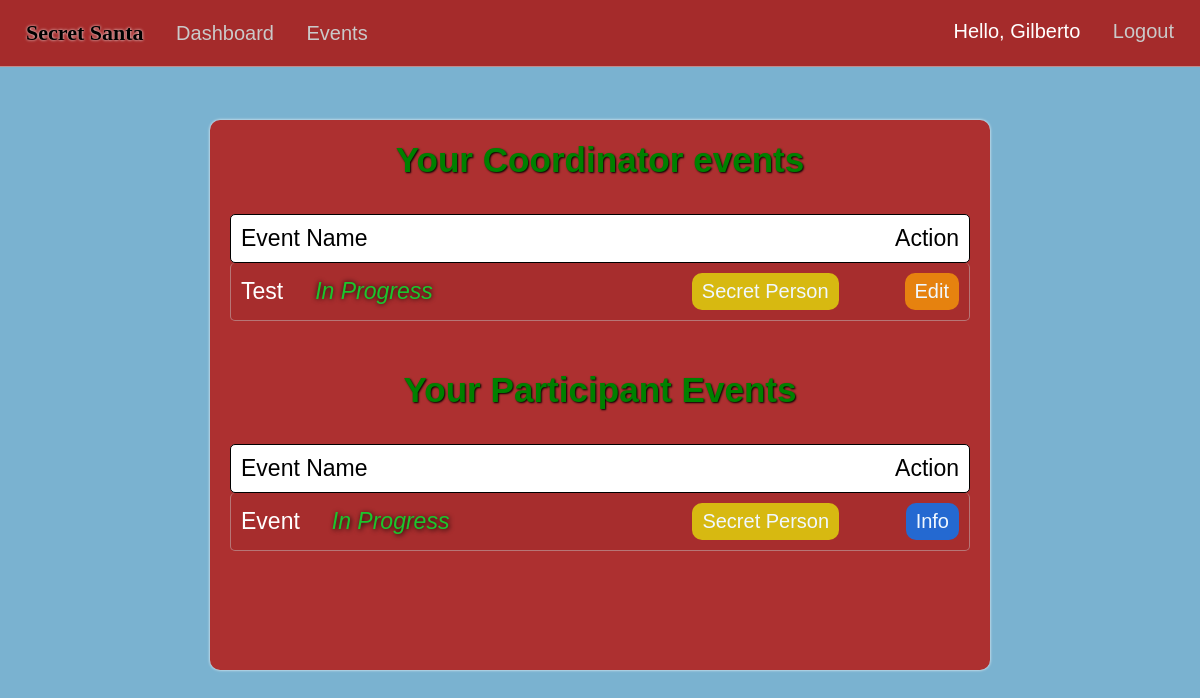
The page /dashboard (signed in) on the database its author committed.
### market/models.py (models this page shows, shortened)
class User(db.Model, UserMixin):
    id = db.Column(db.Integer(), primary_key=True)
    username = db.Column(db.String(length=30), nullable=False, unique=True)
    first_name = db.Column(db.String(length=50), nullable=False)
    last_name = db.Column(db.String(length=50), nullable=False)
    email_address = db.Column(db.String(length=50), nullable=False, unique=True)
    password_hash = db.Column(db.String(length=60), nullable=False)
    events = db.relationship('Event', backref='coordinator', lazy=True)
    events_attending = db.relationship('EventMembers', backref='attendees', lazy=True)
    @property
    def password(self):
        return self.password_hash

class EventMembers(db.Model):
    id = db.Column(db.Integer(), primary_key=True)
    event_id = db.Column(db.Integer(), db.ForeignKey('event.event_id'), nullable=False)
    user_id = db.Column(db.Integer(), db.ForeignKey('user.id'), nullable=False)
    status = db.Column(db.String(length=20))
    user = db.relationship('User', backref='event_members', lazy=True)
    events = db.relationship('Event', backref='event_link', lazy=True)

class Event(db.Model):
    event_id = db.Column(db.Integer(), primary_key=True)
    coordinator_id = db.Column(db.Integer(), db.ForeignKey('user.id'), nullable=False)
    event_name = db.Column(db.String(length=75), nullable=False)
    event_date = db.Column(db.Date())
    event_status = db.Column(db.String(length=20))
    members = db.relationship('EventMembers', backref='attended_events', lazy=True)
    fields = db.relationship('EventFields', backref='event_for_field', lazy=True)
    filled_fields = db.relationship('UserEventFields', backref='FieldEvent', lazy=True)

### market/routes.py (the view)
@app.route("/dashboard")
@login_required
def dashboard_page():
    user_events=EventMembers.query.filter_by(user_id=current_user.id,status='member').all()
    return render_template('dashboard.html',user_events=user_events,get_receiver_member=get_receiver_member)

### market/models.py (called while the page is built)
@login_manager.user_loader
def load_user(user_id):
    return User.query.get(int(user_id))

### market/routes.py (called while the page is built)
def get_receiver_member(event):
    person_to_receive=GiverReceivers.query.filter_by(event_id=event, giver_id=current_user.id).first()
    return person_to_receive.receiver_id

### market/templates/dashboard.html (shortened to what this page needs)
{% extends 'base.html' %}
{% block style %}
<link rel= "stylesheet" type= "text/css" href= "{{ url_for('static',filename='styles/dashboard.css') }}">
{% endblock %}
{% block content %}
<center>
{% if user_events %}
  <div class="content-container">
  <div class="event-filled">
    <h3>Your Coordinator events</h3><br/>
    <div class="info-titles">
      <div class="event-info-interior">
        <p>Event Name</p>
      </div>
      <p>Action</p>
    </div>
  {% for event in user_events %}
    {% if event.attended_events.coordinator_id == current_user.id %}
      <div class="event-info">
        <div class="event-info-interior">
        <p>{{ event.attended_events.event_name }} &nbsp;&nbsp;&nbsp;<i>
          {% if event.attended_events.event_status=='open' %}
          <span style="color: rgb(255, 41, 41); text-shadow: 0px 0px 5px black;">Not Started...</span>
          {% elif event.attended_events.event_status=='closed'%}
          <span  style="color: rgb(28, 197, 45); text-shadow: 0px 0px 5px black;">In Progress</span>
          {% endif %}
        </i></p>
        </div>
        {% if event.attended_events.event_status=='closed'%}
        <a href="{{ url_for('secret_info', event_id=event.event_id, person_id= get_receiver_member(event.attended_events.event_id)) }}"><button class="secret-btn" style="margin-right: 10px;">Secret Person</button></a>
        {% endif %}
        <a href="{{ url_for('event_info', event_id=event.event_id) }}"><button class="edit-btn">Edit</button></a>
      </div>
    {% endif %}
  {% endfor %}
  <br/>
  <h3 class="dash-title">Your Participant Events</h3><br/>
  <div class="info-titles">
    <div class="event-info-interior">
      <p>Event Name</p>
    </div>
    <p>Action</p>
  </div>
  {% for event in user_events %}
  {% if current_user.is_authenticated and event.attended_events.coordinator_id != current_user.id %}
    <div class="event-info">
      <div class="event-info-interior">
      <p>{{event.attended_events.event_name}}  &nbsp;&nbsp;&nbsp;<i>
        {% if event.attended_events.event_status=='open' %}
        <span style="color: rgb(17, 17, 17);">not ready...</span>
        {% elif event.attended_events.event_status=='closed'%}
        <span  style="color: rgb(28, 197, 45);text-shadow: 1px 1px 5px black;">In Progress</span>
        {% endif %}</p></i>
      </div>
      {% if event.attended_events.event_status=='closed'%}
      <a href="{{ url_for('secret_info', event_id=event.event_id, person_id= get_receiver_member(event.attended_events.event_id)) }}"><button class="secret-btn" style="margin-right: 10px;"  title="see your secret person">Secret Person</button></a>
      {% endif %}
      <a href="{{ url_for('event_info', event_id=event.event_id) }}"><button class="info-btn">Info</button></a>
    </div>
  {% endif %}
{% endfor %}
  </div>
  </div>
  {% endif%}
</center>
{% endblock %}

### market/templates/base.html (shortened to what this page needs)
<!DOCTYPE html>
<html lang="en">
<head>
  <link rel= "stylesheet" type= "text/css" href= "{{ url_for('static',filename='styles/main.css') }}">
  {% block style %}
  {% endblock %}
</head>
<body>
  <nav>
    <ul class="top-left-nav">
      <a href="{{ url_for('home_page') }}" ><li class="li-title">
        Secret Santa
      </li></a>
    {% if current_user.is_authenticated %}
      <li>
        <a href="{{ url_for('dashboard_page') }}" class="nav-item">Dashboard</a>
      </li>
      <li>
        <a href="{{ url_for('events_page') }}" class="nav-item">Events</a>
      </li>
    {% endif %}
    </ul>
    {% if current_user.is_authenticated %}
    <ul class="top-right-nav">
      <li>
        <p class="nav-name">Hello, {{ current_user.first_name.title() }} </p>
      </li>
      <li>
        <a class="nav-item" href="{{ url_for('logout_page') }}">Logout</a>
      </li>
    </ul>
    {% endif %}
  </nav>
  {% block content %}
  {% endblock %}
</body>
</html>

### market/static/styles/main.css (style rules this page uses)
* { margin: 0px; box-sizing: border-box; }
body { margin-top: 66px; font-family: Arial, Helvetica, sans-serif; background-color: rgb(122, 178, 208); color: white; padding: 0px 10px; padding-bottom: 80px; }
nav { display: flex; justify-content: space-between; background-color: rgb(165, 43, 43); padding: 20px 20px; position: fixed; right: 0px; left: 0px; top:0px; z-index: 1000; color: black; font-family:'Gill Sans', 'Gill Sans MT', Calibri, 'Trebuchet MS', sans-serif; font-size: 20px; border-bottom: 1px solid rgba(209, 208, 208, 0.589); }
.li-title { font-weight: bolder; font-size: 22px; font-family: 'Grinched'; text-shadow: 0px 0px 3px white; }
.top-left-nav { list-style: none; padding: 0px; display: inline-block; }
.top-left-nav li,.top-right-nav li { display: inline-block; margin-right: 6px; margin-left: 6px; }
.top-right-nav { list-style: none; padding: 0px; display: inline-block; }
.nav-item { text-decoration: none; color: rgb(202, 201, 201); margin-left: 15px; }
.nav-name { text-decoration: none; color: rgb(255, 255, 255); }
a { text-decoration: none; color: Black; }

### market/static/styles/dashboard.css (style rules this page uses)
.event-filled { margin-left: 20px; margin-right: 20px; padding-bottom: 30px; margin-top: 120px; color: white; min-height: 550px; max-width: 780px; background-color: rgb(173, 48, 48); border-radius: 10px; box-shadow: 0px 0px 3px white; font-size: 30px; padding-top: 20px; font-family: 'Grinched', 'Gill Sans', 'Gill Sans MT', Calibri, 'Trebuchet MS', sans-serif; }
h3 { text-shadow: 1px 1px 2px black; color: green; }
.info-titles { color: black; display: flex; justify-content: space-between; padding: 10px; margin-left: 20px; margin-right: 20px; background-color: rgb(255, 255, 255); border-bottom: 1px solid rgba(201, 201, 201, 0.475); border-radius: 5px; align-items:center; font-size: 23px; border: 1px solid rgb(0, 0, 0); }
.event-info { display: flex; justify-content: space-between; padding: 10px; margin-left: 20px; margin-right: 20px; background-color: rgba(165, 44, 44, 0.664); border-bottom: 1px solid rgba(201, 201, 201, 0.475); border-radius: 5px; align-items:center; font-size: 23px; border-right: 1px solid rgba(201, 201, 201, 0.475); border-left: 1px solid rgba(201, 201, 201, 0.475); font-family: 'Gill Sans', 'Gill Sans MT', Calibri, 'Trebuchet MS', sans-serif; }
.event-info-interior { display: flex; width: 55%; font-size: 23px; justify-content: space-between; }
.dash-title { margin-top: 15px; }
.info-btn { cursor: pointer; background-color: rgb(36, 105, 209); border: none; color: aliceblue; padding: 7px 10px; border-radius: 10px; font-size: 20px; font-family: 'Gill Sans', 'Gill Sans MT', Calibri, 'Trebuchet MS', sans-serif; }
.edit-btn { cursor: pointer; background-color: rgb(230, 130, 15); border: none; color: aliceblue; padding: 7px 10px; border-radius: 10px; font-size: 20px; font-family: 'Gill Sans', 'Gill Sans MT', Calibri, 'Trebuchet MS', sans-serif; }
.secret-btn { cursor: pointer; background-color: rgb(215, 185, 17); border: none; color: aliceblue; padding: 7px 10px; border-radius: 10px; font-size: 20px; font-family: 'Gill Sans', 'Gill Sans MT', Calibri, 'Trebuchet MS', sans-serif; }

### rows shown on the page
User: first_name "Gilberto"
EventMembers: attended_events.event_name "Test"
EventMembers: attended_events.event_name "Event"
